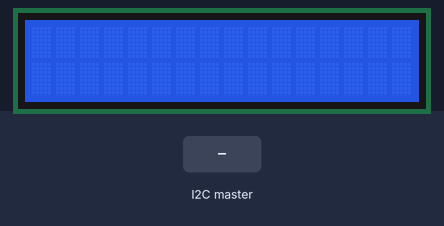
Simulated run of this sketch. Board: Arduino Uno, built with avr-gcc and run on an emulated ATmega328P. Shown: 16×2 character LCD. The inputs (shaded band) are chosen by the test bench. What the sketch prints to the serial monitor is not drawn.

Above: at 1.2 s.
1.3 s: the I2C master sends the byte 1
At 1.6 s:
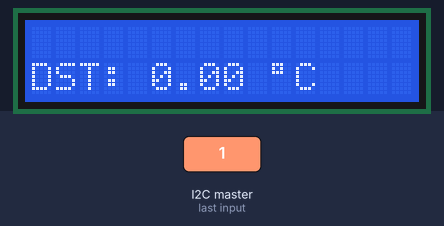
2.8 s: the I2C master sends the byte 90
At 3.9 s:
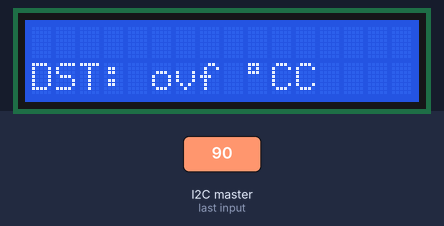
4.3 s: the I2C master sends the byte 0
At 5.1 s:
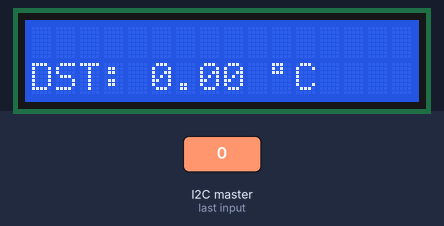
Timing chart, 0 to 7.3 s (numbered marks = the images above; inputs shaded):
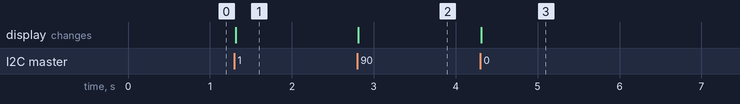

The sketch:

dsSlave.ino
```cpp
#include <Wire.h>
#include<OneWire.h>
#include <LiquidCrystal_I2C.h>
LiquidCrystal_I2C lcd(0x27, 16,2);

union
{
  float dsTmp;
  byte myData[4];     // DS18B20
} myDataDs;


void setup()
{
  Wire.begin(0x08);
  Wire.onReceive(receiveEvent);
  Serial.begin(9600);
  lcd.init();
  lcd.backlight();

}
void loop()
{

}

void receiveEvent(int howmany)
{
  interrupts(); //sei();
  myDataDs.myData[3] = Wire.read();
  myDataDs.myData[2] = Wire.read();
  myDataDs.myData[1] = Wire.read();
  myDataDs.myData[0] = Wire.read();


  //----------------------------------------


  Serial.print("DST: ");
  Serial.print(myDataDs.dsTmp, 2);
  Serial.println(" degC ");


  lcd.setCursor(0, 1);
  lcd.print("DST: ");
  lcd.print(myDataDs.dsTmp, 2);
  lcd.print(' ');
  lcd.write(0xDF);
  lcd.print('C');


}
```

Measured:
- after the input at 1.3 s, the display: changes at once (image 1)
- after the input at 2.8 s, the display: changes at once (image 2)
- after the input at 4.3 s, the display: changes at once (image 3)
